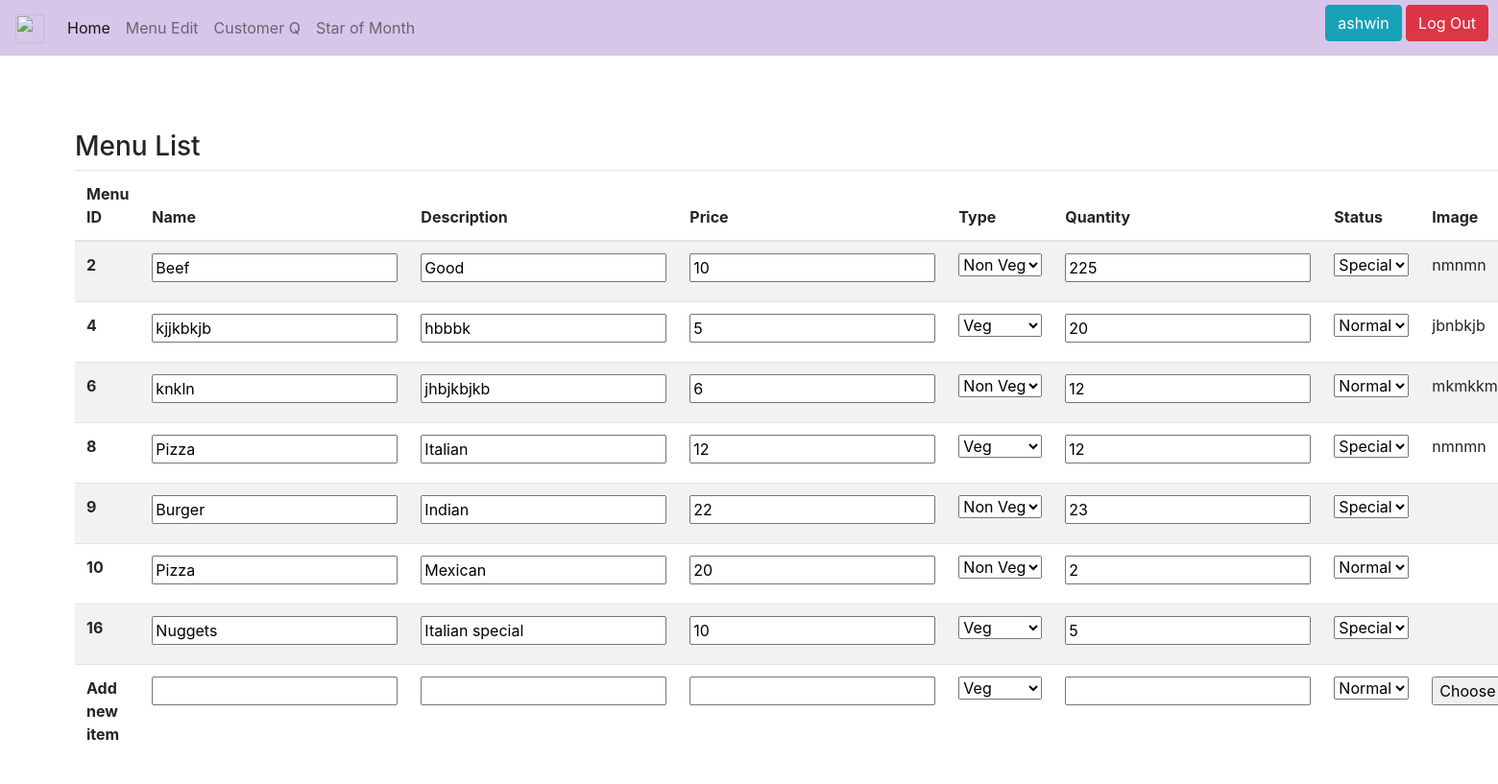
The app's page /staff/menuedit/ (signed in), older data.
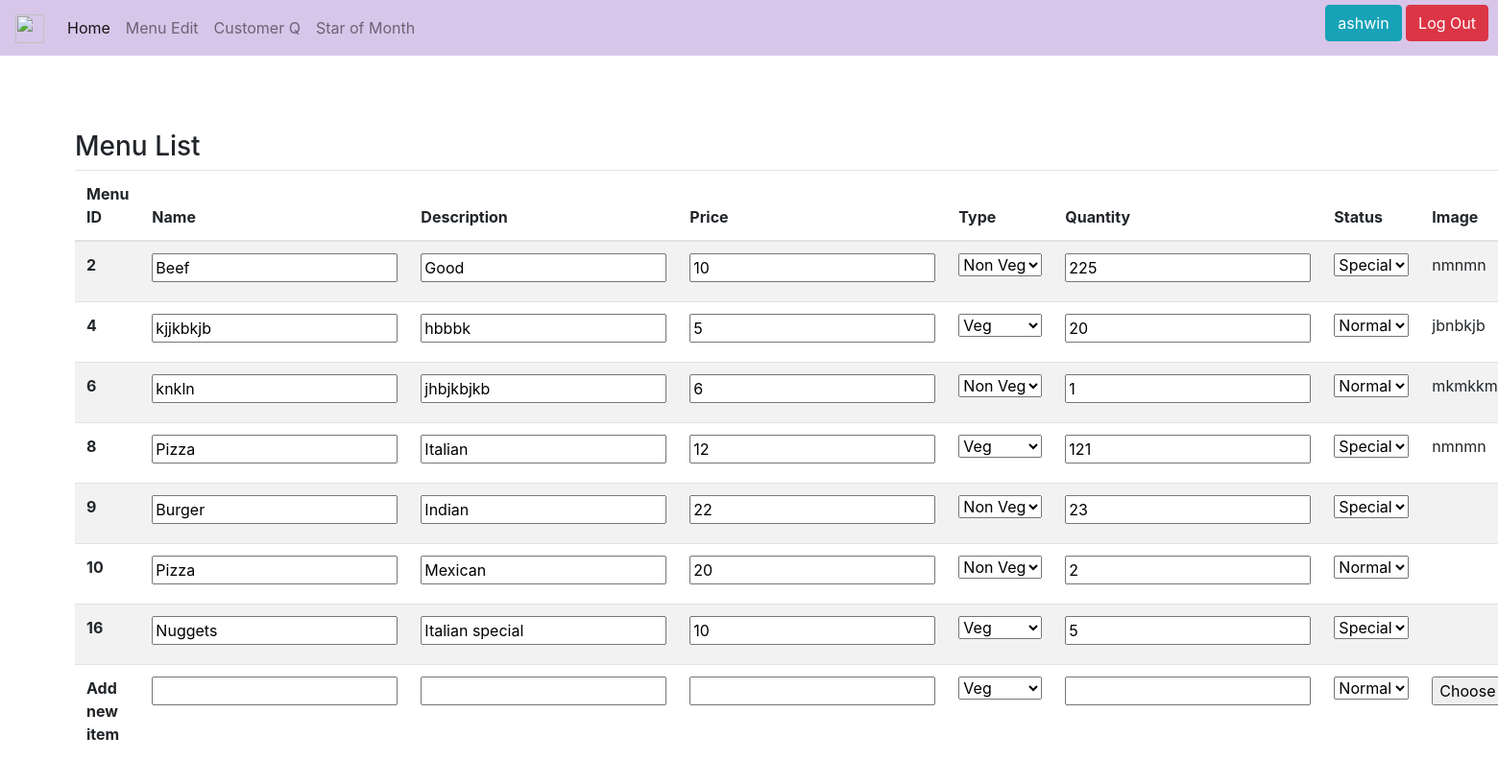
The same page, newer data.
### restaurant/models.py (models this page shows, shortened)
class Menu(models.Model):
    image = models.ImageField(null=True,upload_to='uploads/test/')
    name = models.CharField(max_length=30)
    description = models.CharField(max_length=200)
    type = models.CharField(null=True,max_length=200)
    quantity = models.IntegerField(null=True)
    status=models.IntegerField(null=True,default=0)
    price=models.IntegerField(null=True)

### staff/views.py (the view, shortened to what this page needs)
# urls.py: path('menuedit/',views.menuEditPage, name='menuEditPage'),
def menuEditPage(request):
    if request.user.is_authenticated and request.user.is_staff == True:
        menu= Menu.objects.values()
        form = MenuCreation()
        context = {
            'menu':menu,
            'form':form
        }
        return render(request, 'menuedit.html',context)
    else:
        return redirect('login')

### staff/forms.py
class MenuCreation(forms.Form):
    image = forms.ImageField()
    class Meta:
        model = Menu
        fields = ['image', 'name','description','type', 'quantity','status','price']

### staff/templates/menuedit.html (shortened to what this page needs)
<!doctype html>
<html lang="en">
  <head>
    <link rel="stylesheet" href="https://cdn.jsdelivr.net/npm/bootstrap@4.0.0/dist/css/bootstrap.min.css">
  </head>
  <body>
    {% extends './header.html' %}
    {% block content %}
    <div style="margin: 5%;">
    <h3>Menu List</h3>
    <div>
        <table class="table table-striped">
            <thead>
              <tr>
                <th scope="col">Menu ID</th>
                <th scope="col">Name</th>
                <th scope="col">Description</th>
                <th scope="col">Price</th>
                <th scope="col">Type</th>
                <th scope="col">Quantity</th>
                <th scope="col">Status</th>
                <th scope="col">Image</th>
              </tr>
            </thead>
            <tbody>
                {% for x in menu %}
              <tr>
                <form method="post">
                <th scope="row">{{x.id}}</th>
                <td><input value="{{x.name}}" name="name"></td>
                <td><input value="{{x.description}}" name="description"></td>
                <td><input value={{x.price}} name="price"></td>
                <td><select name="type" id="type">
                  {% if x.type == 'veg' %}
                  <option value="veg" selected>Veg</option>
                  {% else %}
                  <option value="nonveg" selected>Non Veg</option>
                  {% endif %}
                </select></td>
                <td><input value={{x.quantity}} name="quantity"></td>
                <td><select name="status" id="status">
                  {% if x.status == 1 %}
                  <option value="1" selected>Special</option>
                  {% else %}
                  <option value="0" selected>Normal</option>
                  {% endif %}
                </select></td>
                <td>{{x.image}}</td>
            </form>
              </tr>
              {% endfor %}
              <tr>
                <form method="post" enctype="multipart/form-data">
                <th scope="row">Add new item</th>
                <td><input  name="name"></td>
                <td><input name="description"></td>
                <td><input name="price"></td>
                <td><select name="type" id="type">
                  <option value="veg">Veg</option>
                </select></td>
                <td><input  name="quantity"></td>
                <td><select name="status" id="status">
                  <option value="0">Normal</option>
                </select></td>
                <td>{{ form.image }}</td>
            </form>
              </tr>
            </tbody>
          </table>
    </div>
    </div>
    {% endblock content %}

### staff/templates/header.html (shortened to what this page needs)
<header>
  <div>
    <nav class="navbar navbar-expand-lg navbar-light " style="background-color: #d7c6e9;">
      <a class="navbar-brand" href="#">
        <img src="https://img.freepik.com/free-psd/restaurant-vintage-badge-template-psd-set-remixed-from-public-domain-artworks_53876-141767.jpg?t=st=1710765627~exp=1710769227~hmac=20e934bf5d517da40e73f66cf7f73a05369a299458b38d576c82aea1f31876ba&w=740" width="30" height="30" alt="">
      </a>
      <div class="collapse navbar-collapse" id="navbarNav">
        <ul class="navbar-nav">
          <li class="nav-item active">
            <a class="nav-link" href="{% url 'index_staff' %}">Home <span class="sr-only">(current)</span></a>
          </li>
          <li class="nav-item">
            <a class="nav-link" href="{% url 'menuEditPage' %}">Menu Edit</a>
          </li>
          <li class="nav-item">
            <a class="nav-link" href="{% url 'custQueries' %}">Customer Q</a>
          </li>
          <li class="nav-item">
            <a class="nav-link" href="{% url 'starEmployee' %}">Star of Month</a>
          </li>
          <div style="position: absolute; right: 10px; top: 5px;">
            <button type="button" class="btn btn-info" href="staff_login.html">{{user.username}}</button>
            <a type="button" class="btn btn-danger" href="{% url 'logout' %}">Log Out</a>
          </div>
        </ul>
      </div>
    </nav>
  </div>
</header>
{% block content %}
{% endblock content %}

Row changes from the older to the newer data that the page shows:
changed Menu "mkmkkm": quantity "12" → "1"
changed Menu "Italian": quantity "12" → "121"
